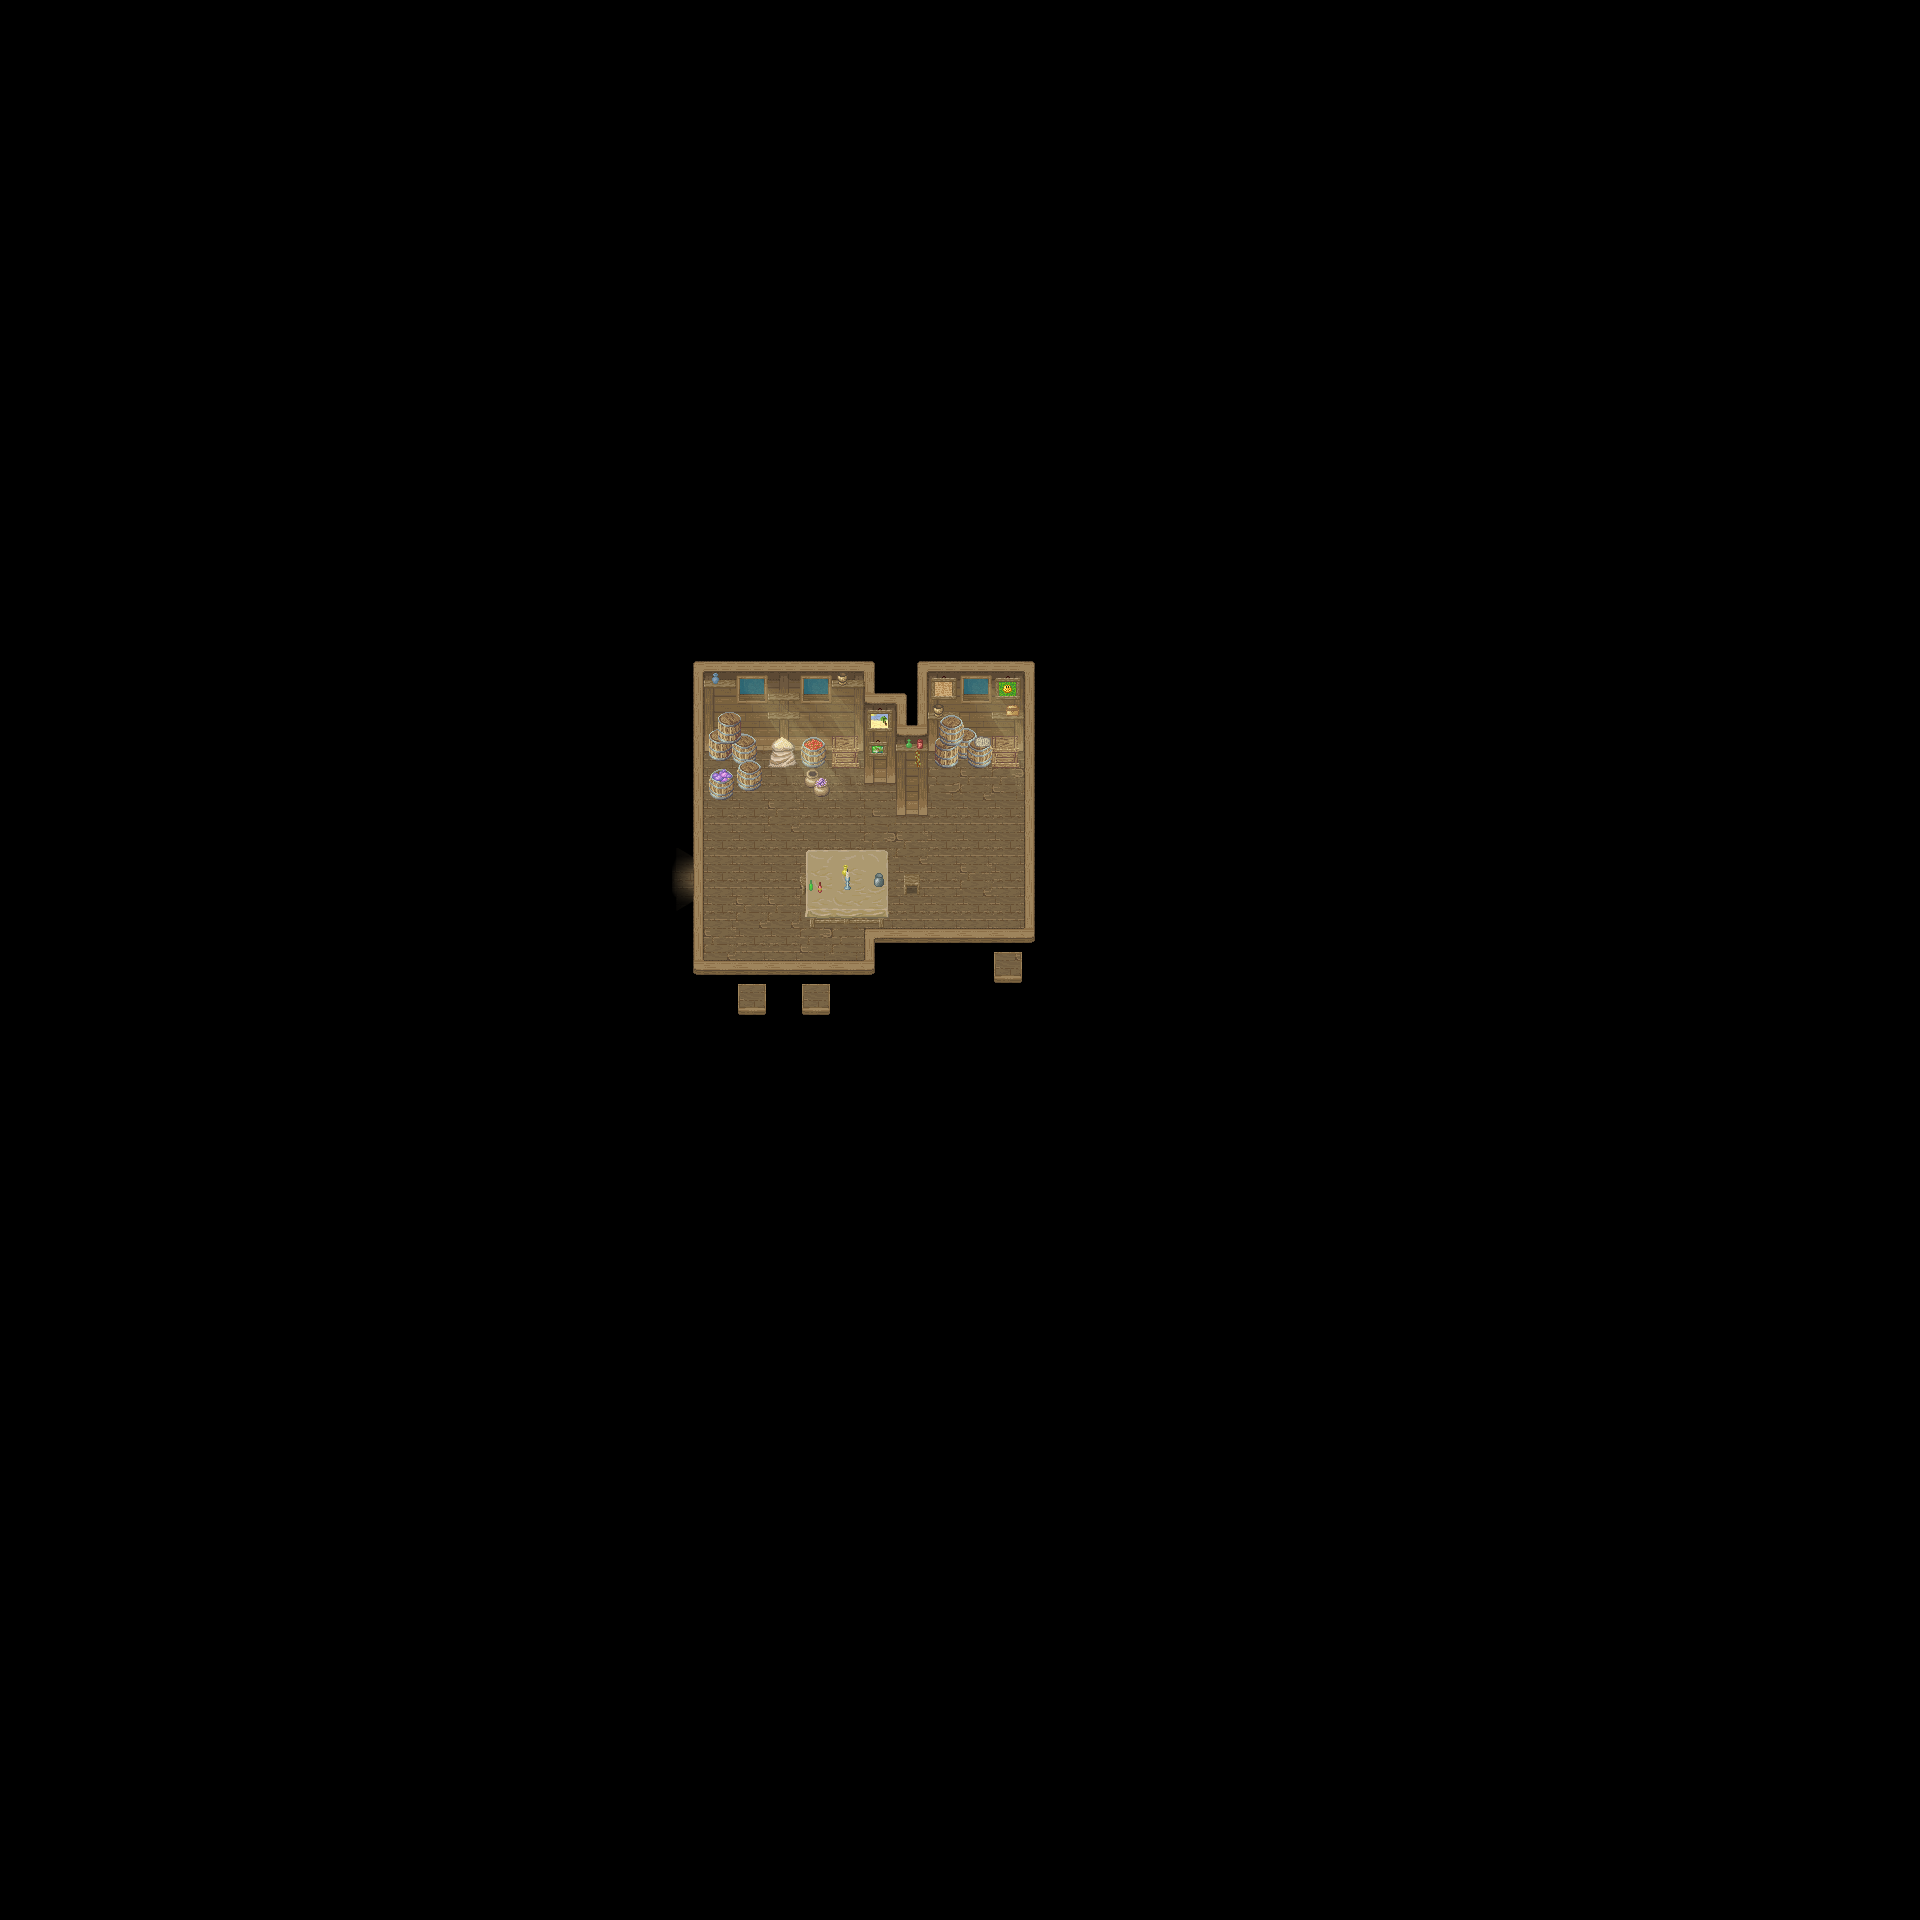

A level layout from a 2D game, rendered from its tile map. Below: a short description, then the map file with tile-grid data replaced by summaries:
An orthogonal 60x60 tile map with 32x32 px tiles, 5 tile layers (Ground, Ground 2, Fringe, Over, ...), 6 tilesets and 3 objects (2x Spawn, Warp).

<map version="1.10" tiledversion="1.11.2" orientation="orthogonal" renderorder="right-down" compressionlevel="0" width="60" height="60" tilewidth="32" tileheight="32" infinite="0" nextlayerid="8" nextobjectid="6">
 <properties>
  <property name="ambient" value="Lighting" />
  <property name="ambientintensity" type="float" value="0.9" />
  <property name="license" value="CC BY-SA 4.0" />
  <property name="music" value="LaJohanne" />
  <property name="name" value="Ship Nard's Room" />
 </properties>
 <tileset firstgid="1" source="../../graphics/tilesets/generic/ship/indoor/Indoor.tsx" />
 <tileset firstgid="129" source="../../graphics/tilesets/generic/ship/indoor/Fringe.tsx" />
 <tileset firstgid="385" source="../../graphics/tilesets/isles/tropical/Box.tsx" />
 <tileset firstgid="421" source="../../graphics/tilesets/generic/Collision.tsx" />
 <tileset firstgid="437" source="../../graphics/tilesets/isles/tropical/Box x1x2.tsx" />
 <tileset firstgid="445" source="../../graphics/tilesets/generic/ship/indoor/Sunlight x1x5.tsx" />
 <layer id="1" name="Ground" width="60" height="60">
  <data>[3600 cells, 3600 non-empty, 31 distinct tile ids]</data>
 </layer>
 <layer id="2" name="Ground 2" width="60" height="60">
  <data>[3600 cells, 35 non-empty, 31 distinct tile ids]</data>
 </layer>
 <layer id="3" name="Fringe" width="60" height="60">
  <data>[3600 cells, 12 non-empty, 10 distinct tile ids]</data>
 </layer>
 <layer id="4" name="Over" width="60" height="60">
  <data>[3600 cells, 71 non-empty, 14 distinct tile ids]</data>
 </layer>
 <layer id="5" name="Collision" width="60" height="60">
  <data>[3600 cells, 3536 non-empty, 3 distinct tile ids]</data>
 </layer>
 <objectgroup id="7" name="Object">
  <object id="5" name="Nard" type="Spawn" x="911" y="891">
   <properties>
    <property name="direction" value="LEFT" />
    <property name="player_script" value="ship/Nard.gd" />
    <property name="state" value="SIT" />
    <property name="type" value="Npc" />
   </properties>
  </object>
  <object id="4" name="StaticObject" type="Spawn" x="982" y="749">
   <properties>
    <property name="nick" value="Poem about Poems" />
    <property name="player_script" value="ship/Nard-PoemAboutPoems.gd" />
    <property name="type" value="Npc" />
   </properties>
  </object>
  <object id="1" name="To First Deck" type="Warp" x="672" y="864">
   <properties>
    <property name="dest_map" value="Ship First Deck" />
    <property name="dest_pos_x" type="int" value="31" />
    <property name="dest_pos_y" type="int" value="28" />
   </properties>
   <polygon points="0,0 0,32 32,32 32,0" />
  </object>
 </objectgroup>
</map>
